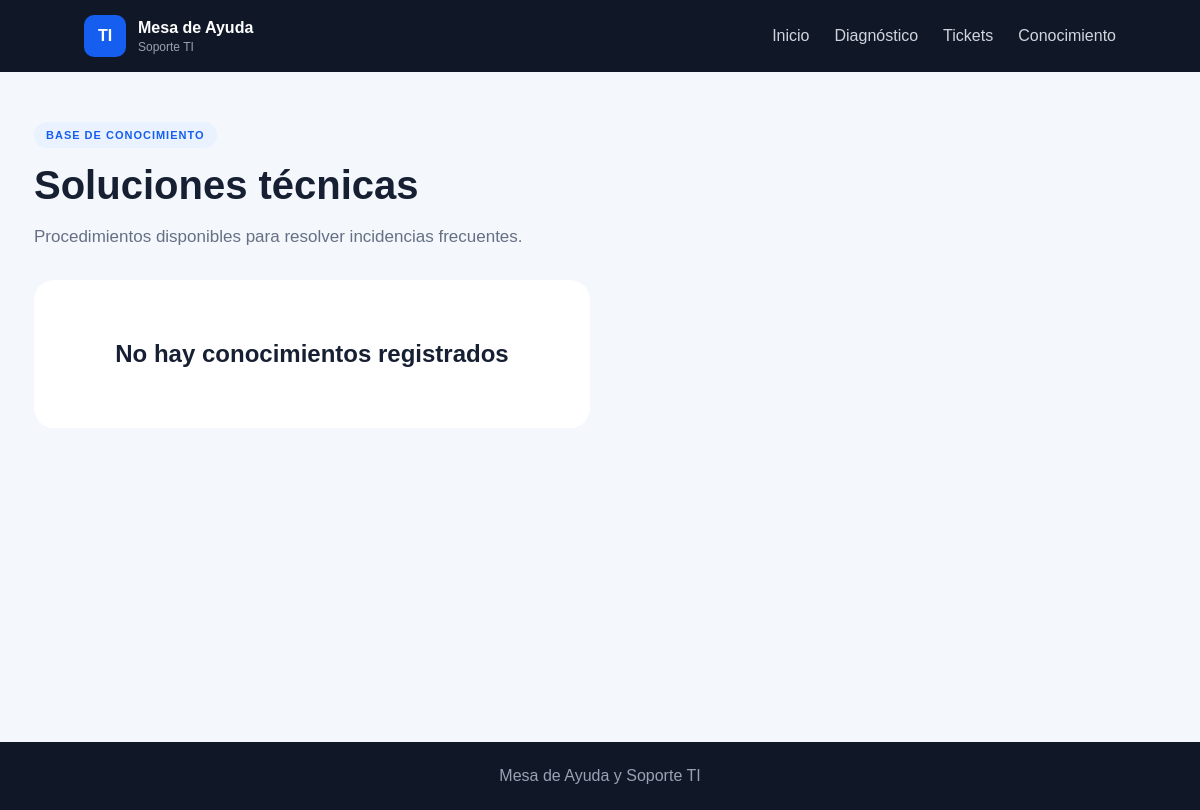
/conocimiento/, run on an earlier commit of the app's database.
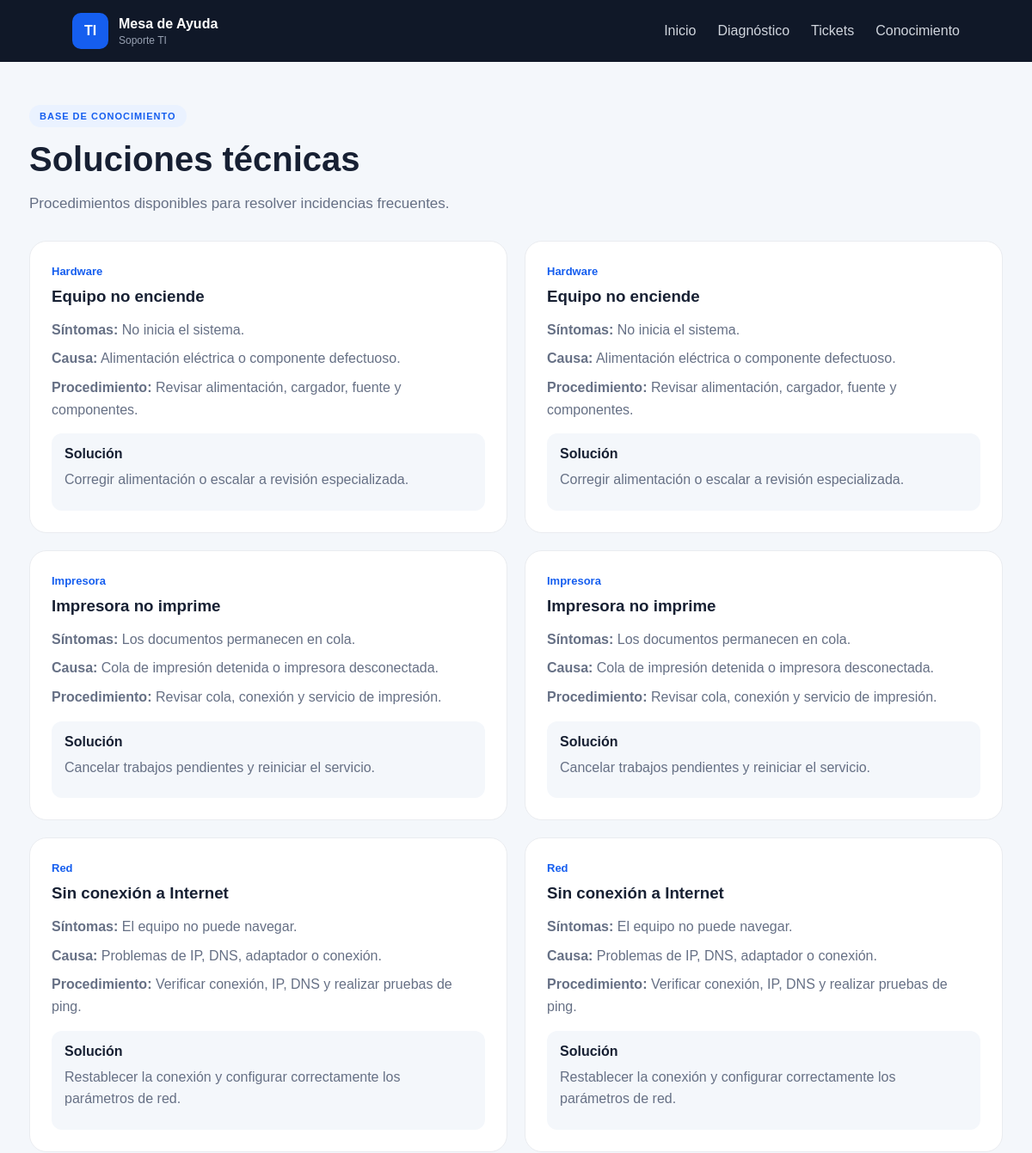
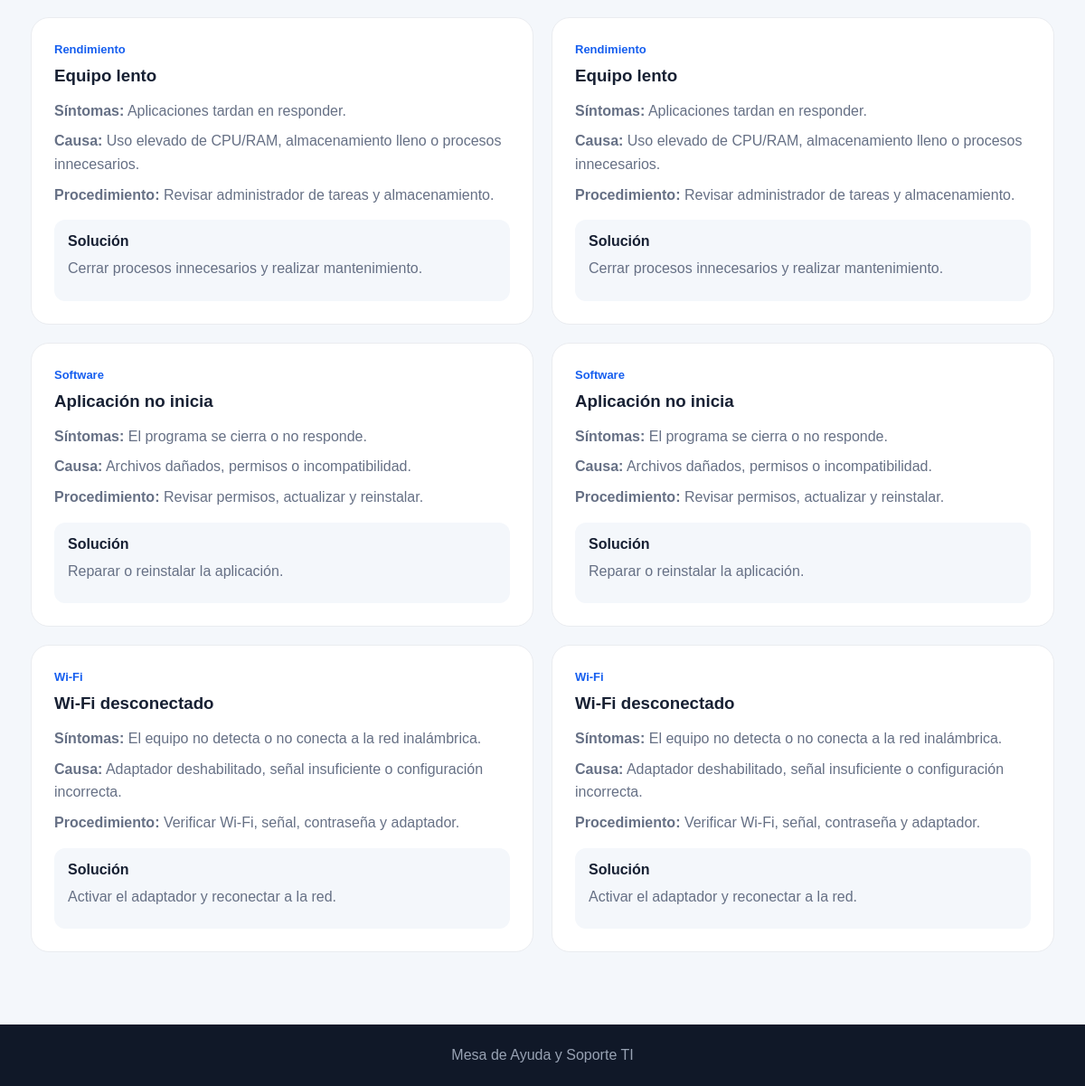
And on a later commit of the database (2 pictures, top to bottom).
### models/conocimiento.py (models this page shows, shortened)
class Conocimiento(db.Model):
    __tablename__ = "conocimiento"
    id = db.Column(db.Integer, primary_key=True)
    categoria = db.Column(
        db.String(80),
        nullable=False
    )
    problema = db.Column(
        db.String(150),
        nullable=False
    )
    sintomas = db.Column(
        db.Text
    )
    causa = db.Column(
        db.Text
    )
    procedimiento = db.Column(
        db.Text
    )
    solucion = db.Column(
        db.Text
    )
    prioridad = db.Column(
        db.String(30),
        default="Media"
    )
    requiere_escalamiento = db.Column(
        db.Boolean,
        default=False
    )

### routes/conocimiento.py (the view)
@conocimiento_bp.route("/")
def listar():
    conocimientos = Conocimiento.query.order_by(
        Conocimiento.categoria
    ).all()
    return render_template(
        "conocimiento.html",
        conocimientos=conocimientos
    )

### templates/conocimiento.html (shortened to what this page needs)
{% extends "base.html" %}
{% block content %}
<div class="page-container">
    <span class="badge">
        BASE DE CONOCIMIENTO
    </span>
    <h1>
        Soluciones técnicas
    </h1>
    <p class="description">
        Procedimientos disponibles para resolver
        incidencias frecuentes.
    </p>
    <div class="knowledge-grid">
        {% for item in conocimientos %}
        <div class="knowledge-card">
            <span class="category">
                {{ item.categoria }}
            </span>
            <h3>
                {{ item.problema }}
            </h3>
            <p>
                <strong>Síntomas:</strong>
                {{ item.sintomas }}
            </p>
            <p>
                <strong>Causa:</strong>
                {{ item.causa }}
            </p>
            <p>
                <strong>Procedimiento:</strong>
                {{ item.procedimiento }}
            </p>
            <div class="solution-mini">
                <strong>
                    Solución
                </strong>
                <p>
                    {{ item.solucion }}
                </p>
            </div>
        </div>
        {% else %}
        <div class="empty-state">
            <h2>
                No hay conocimientos registrados
            </h2>
        </div>
        {% endfor %}
    </div>
</div>
{% endblock %}

### templates/base.html (shortened to what this page needs)
<!DOCTYPE html>
<html lang="es">
<head>
    <link rel="stylesheet"
          href="{{ url_for('static', filename='css/style.css') }}">
</head>
<body>
<header class="topbar">
    <div class="logo">
        <div class="logo-icon">
            TI
        </div>
        <div>
            <strong>Mesa de Ayuda</strong>
            <span>Soporte TI</span>
        </div>
    </div>
    <nav>
        <a href="{{ url_for('main.inicio') }}">
            Inicio
        </a>
        <a href="{{ url_for('diagnostico.iniciar') }}">
            Diagnóstico
        </a>
        <a href="{{ url_for('tickets.listar') }}">
            Tickets
        </a>
        <a href="{{ url_for('conocimiento.listar') }}">
            Conocimiento
        </a>
    </nav>
</header>
<main>
{% block content %}
{% endblock %}
</main>
<footer>
    <p>
        Mesa de Ayuda y Soporte TI
    </p>
</footer>
</body>
</html>

### static/css/style.css (style rules this page uses)
* { box-sizing: border-box; margin: 0; padding: 0; }
body { font-family: Arial, Helvetica, sans-serif; background: #f4f7fb; color: #172033; min-height: 100vh; }
.topbar { min-height: 72px; background: #101828; color: white; display: flex; align-items: center; justify-content: space-between; padding: 15px 7%; }
.logo { display: flex; align-items: center; gap: 12px; }
.logo-icon { width: 42px; height: 42px; background: #155eef; border-radius: 10px; display: flex; align-items: center; justify-content: center; font-weight: bold; }
.logo strong, .logo span { display: block; }
.logo span { color: #98a2b3; font-size: 12px; margin-top: 3px; }
nav { display: flex; gap: 25px; }
nav a { color: #d0d5dd; text-decoration: none; }
main { min-height: calc(100vh - 130px); }
.badge { display: inline-block; padding: 7px 12px; background: #eaf2ff; color: #155eef; border-radius: 30px; font-size: 11px; font-weight: bold; letter-spacing: 1px; }
.hero p, .description { color: #667085; line-height: 1.7; font-size: 17px; margin-bottom: 28px; }
.hero-card, .stat-card, .feature-card, .question-card, .ticket-form, .table-wrap, .knowledge-card, .solution-box, .progress-container { background: white; border: 1px solid #eaecf0; border-radius: 20px; }
.features, .page-container, .diagnostic-container, .result-container { max-width: 1180px; margin: auto; padding: 0 24px 80px; }
.diagnostic-header h1, .page-container h1 { font-size: 40px; margin: 15px 0; }
.category { color: #155eef; font-size: 13px; font-weight: bold; }
.page-container { padding-top: 50px; }
.knowledge-grid { display: grid; grid-template-columns: repeat(2, 1fr); gap: 20px; }
.knowledge-card { padding: 25px; }
.knowledge-card h3 { margin: 10px 0 15px; }
.knowledge-card p { color: #667085; line-height: 1.6; margin: 8px 0; }
.solution-mini { background: #f4f7fb; padding: 15px; border-radius: 12px; margin-top: 15px; }
footer { background: #101828; color: #98a2b3; text-align: center; padding: 25px; }

What changed in the data, as far as the page shows it:
added Conocimiento: categoria "Hardware", problema "Equipo no enciende", sintomas "No inicia el sistema.", causa "Alimentación eléctrica o componente defectuoso.", procedimiento "Revisar alimentación, cargador, fuente y componentes.", solucion "Corregir alimentación o escalar a revisión especializada."
added Conocimiento: categoria "Hardware", problema "Equipo no enciende", sintomas "No inicia el sistema.", causa "Alimentación eléctrica o componente defectuoso.", procedimiento "Revisar alimentación, cargador, fuente y componentes.", solucion "Corregir alimentación o escalar a revisión especializada."
added Conocimiento: categoria "Impresora", problema "Impresora no imprime", sintomas "Los documentos permanecen en cola.", causa "Cola de impresión detenida o impresora desconectada.", procedimiento "Revisar cola, conexión y servicio de impresión.", solucion "Cancelar trabajos pendientes y reiniciar el servicio."
added Conocimiento: categoria "Impresora", problema "Impresora no imprime", sintomas "Los documentos permanecen en cola.", causa "Cola de impresión detenida o impresora desconectada.", procedimiento "Revisar cola, conexión y servicio de impresión.", solucion "Cancelar trabajos pendientes y reiniciar el servicio."
added Conocimiento: categoria "Red", problema "Sin conexión a Internet", sintomas "El equipo no puede navegar.", causa "Problemas de IP, DNS, adaptador o conexión.", procedimiento "Verificar conexión, IP, DNS y realizar pruebas de ping.", solucion "Restablecer la conexión y configurar correctamente los parámetros de red."
added Conocimiento: categoria "Red", problema "Sin conexión a Internet", sintomas "El equipo no puede navegar.", causa "Problemas de IP, DNS, adaptador o conexión.", procedimiento "Verificar conexión, IP, DNS y realizar pruebas de ping.", solucion "Restablecer la conexión y configurar correctamente los parámetros de red."
added Conocimiento: categoria "Rendimiento", problema "Equipo lento", sintomas "Aplicaciones tardan en responder.", causa "Uso elevado de CPU/RAM, almacenamiento lleno o procesos innecesarios.", procedimiento "Revisar administrador de tareas y almacenamiento.", solucion "Cerrar procesos innecesarios y realizar mantenimiento."
added Conocimiento: categoria "Rendimiento", problema "Equipo lento", sintomas "Aplicaciones tardan en responder.", causa "Uso elevado de CPU/RAM, almacenamiento lleno o procesos innecesarios.", procedimiento "Revisar administrador de tareas y almacenamiento.", solucion "Cerrar procesos innecesarios y realizar mantenimiento."
added Conocimiento: categoria "Software", problema "Aplicación no inicia", sintomas "El programa se cierra o no responde.", causa "Archivos dañados, permisos o incompatibilidad.", procedimiento "Revisar permisos, actualizar y reinstalar.", solucion "Reparar o reinstalar la aplicación."
added Conocimiento: categoria "Software", problema "Aplicación no inicia", sintomas "El programa se cierra o no responde.", causa "Archivos dañados, permisos o incompatibilidad.", procedimiento "Revisar permisos, actualizar y reinstalar.", solucion "Reparar o reinstalar la aplicación."
added Conocimiento: categoria "Wi-Fi", problema "Wi-Fi desconectado", sintomas "El equipo no detecta o no conecta a la red inalámbrica.", causa "Adaptador deshabilitado, señal insuficiente o configuración incorrecta.", procedimiento "Verificar Wi-Fi, señal, contraseña y adaptador.", solucion "Activar el adaptador y reconectar a la red."
added Conocimiento: categoria "Wi-Fi", problema "Wi-Fi desconectado", sintomas "El equipo no detecta o no conecta a la red inalámbrica.", causa "Adaptador deshabilitado, señal insuficiente o configuración incorrecta.", procedimiento "Verificar Wi-Fi, señal, contraseña y adaptador.", solucion "Activar el adaptador y reconectar a la red."
Also different on the page:
text no longer shown: "No hay conocimientos registrados"
